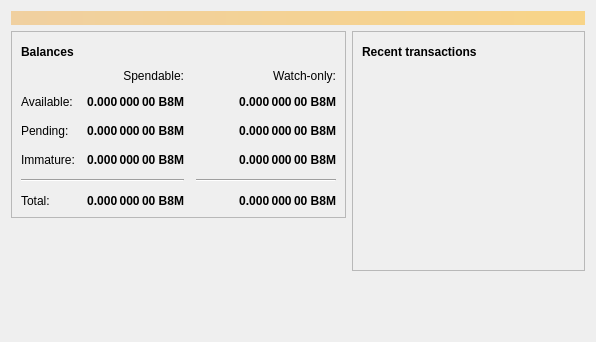
<?xml version="1.0" encoding="UTF-8"?>
<ui version="4.0">
 <class>OverviewPage</class>
 <widget class="QWidget" name="OverviewPage">
  <property name="geometry">
   <rect>
    <x>0</x>
    <y>0</y>
    <width>596</width>
    <height>342</height>
   </rect>
  </property>
  <property name="windowTitle">
   <string>Form</string>
  </property>
  <layout class="QVBoxLayout" name="topLayout">
   <item>
    <widget class="QLabel" name="labelAlerts">
     <property name="visible">
      <bool>false</bool>
     </property>
     <property name="styleSheet">
      <string notr="true">background-color: qlineargradient(x1: 0, y1: 0, x2: 1, y2: 0, stop:0 #F0D0A0, stop:1 #F8D488); color:#000000;</string>
     </property>
     <property name="wordWrap">
      <bool>true</bool>
     </property>
     <property name="margin">
      <number>3</number>
     </property>
    </widget>
   </item>
   <item>
    <layout class="QHBoxLayout" name="horizontalLayout" stretch="1,1">
     <item>
      <layout class="QVBoxLayout" name="verticalLayout_2">
       <item>
        <widget class="QFrame" name="frame">
         <property name="frameShape">
          <enum>QFrame::StyledPanel</enum>
         </property>
         <property name="frameShadow">
          <enum>QFrame::Raised</enum>
         </property>
         <layout class="QVBoxLayout" name="verticalLayout_4">
          <item>
           <layout class="QHBoxLayout" name="horizontalLayout_4">
            <item>
             <widget class="QLabel" name="label_5">
              <property name="font">
               <font>
                <weight>75</weight>
                <bold>true</bold>
               </font>
              </property>
              <property name="text">
               <string>Balances</string>
              </property>
             </widget>
            </item>
            <item>
             <widget class="QPushButton" name="labelWalletStatus">
              <property name="enabled">
               <bool>false</bool>
              </property>
              <property name="maximumSize">
               <size>
                <width>30</width>
                <height>16777215</height>
               </size>
              </property>
              <property name="toolTip">
               <string>The displayed information may be out of date. Your wallet automatically synchronizes with the Bitcoin8m network after a connection is established, but this process has not completed yet.</string>
              </property>
              <property name="text">
               <string/>
              </property>
              <property name="icon">
               <iconset resource="../bitcoin8m.qrc">
                <normaloff>:/icons/warning</normaloff>
                <disabledoff>:/icons/warning</disabledoff>:/icons/warning</iconset>
              </property>
              <property name="iconSize">
               <size>
                <width>24</width>
                <height>24</height>
               </size>
              </property>
              <property name="flat">
               <bool>true</bool>
              </property>
             </widget>
            </item>
            <item>
             <spacer name="horizontalSpacer_3">
              <property name="orientation">
               <enum>Qt::Horizontal</enum>
              </property>
              <property name="sizeHint" stdset="0">
               <size>
                <width>40</width>
                <height>20</height>
               </size>
              </property>
             </spacer>
            </item>
           </layout>
          </item>
          <item>
           <layout class="QGridLayout" name="gridLayout">
            <property name="spacing">
             <number>12</number>
            </property>
            <item row="2" column="2">
             <widget class="QLabel" name="labelWatchPending">
              <property name="font">
               <font>
                <weight>75</weight>
                <bold>true</bold>
               </font>
              </property>
              <property name="cursor">
               <cursorShape>IBeamCursor</cursorShape>
              </property>
              <property name="toolTip">
               <string>Unconfirmed transactions to watch-only addresses</string>
              </property>
              <property name="text">
               <string notr="true">0.000 000 00 B8M</string>
              </property>
              <property name="alignment">
               <set>Qt::AlignRight|Qt::AlignTrailing|Qt::AlignVCenter</set>
              </property>
              <property name="textInteractionFlags">
               <set>Qt::LinksAccessibleByMouse|Qt::TextSelectableByKeyboard|Qt::TextSelectableByMouse</set>
              </property>
             </widget>
            </item>
            <item row="2" column="1">
             <widget class="QLabel" name="labelUnconfirmed">
              <property name="font">
               <font>
                <weight>75</weight>
                <bold>true</bold>
               </font>
              </property>
              <property name="cursor">
               <cursorShape>IBeamCursor</cursorShape>
              </property>
              <property name="toolTip">
               <string>Total of transactions that have yet to be confirmed, and do not yet count toward the spendable balance</string>
              </property>
              <property name="text">
               <string notr="true">0.000 000 00 B8M</string>
              </property>
              <property name="alignment">
               <set>Qt::AlignRight|Qt::AlignTrailing|Qt::AlignVCenter</set>
              </property>
              <property name="textInteractionFlags">
               <set>Qt::LinksAccessibleByMouse|Qt::TextSelectableByKeyboard|Qt::TextSelectableByMouse</set>
              </property>
             </widget>
            </item>
            <item row="3" column="2">
             <widget class="QLabel" name="labelWatchImmature">
              <property name="font">
               <font>
                <weight>75</weight>
                <bold>true</bold>
               </font>
              </property>
              <property name="cursor">
               <cursorShape>IBeamCursor</cursorShape>
              </property>
              <property name="toolTip">
               <string>Mined balance in watch-only addresses that has not yet matured</string>
              </property>
              <property name="text">
               <string notr="true">0.000 000 00 B8M</string>
              </property>
              <property name="alignment">
               <set>Qt::AlignRight|Qt::AlignTrailing|Qt::AlignVCenter</set>
              </property>
              <property name="textInteractionFlags">
               <set>Qt::LinksAccessibleByMouse|Qt::TextSelectableByKeyboard|Qt::TextSelectableByMouse</set>
              </property>
             </widget>
            </item>
            <item row="4" column="0" colspan="2">
             <widget class="Line" name="line">
              <property name="orientation">
               <enum>Qt::Horizontal</enum>
              </property>
             </widget>
            </item>
            <item row="4" column="2">
             <widget class="Line" name="lineWatchBalance">
              <property name="sizePolicy">
               <sizepolicy hsizetype="Preferred" vsizetype="Fixed">
                <horstretch>0</horstretch>
                <verstretch>0</verstretch>
               </sizepolicy>
              </property>
              <property name="minimumSize">
               <size>
                <width>140</width>
                <height>0</height>
               </size>
              </property>
              <property name="orientation">
               <enum>Qt::Horizontal</enum>
              </property>
             </widget>
            </item>
            <item row="5" column="0">
             <widget class="QLabel" name="labelTotalText">
              <property name="text">
               <string>Total:</string>
              </property>
             </widget>
            </item>
            <item row="3" column="1">
             <widget class="QLabel" name="labelImmature">
              <property name="font">
               <font>
                <weight>75</weight>
                <bold>true</bold>
               </font>
              </property>
              <property name="cursor">
               <cursorShape>IBeamCursor</cursorShape>
              </property>
              <property name="toolTip">
               <string>Mined balance that has not yet matured</string>
              </property>
              <property name="text">
               <string notr="true">0.000 000 00 B8M</string>
              </property>
              <property name="alignment">
               <set>Qt::AlignRight|Qt::AlignTrailing|Qt::AlignVCenter</set>
              </property>
              <property name="textInteractionFlags">
               <set>Qt::LinksAccessibleByMouse|Qt::TextSelectableByKeyboard|Qt::TextSelectableByMouse</set>
              </property>
             </widget>
            </item>
            <item row="2" column="3">
             <spacer name="horizontalSpacer_2">
              <property name="orientation">
               <enum>Qt::Horizontal</enum>
              </property>
              <property name="sizeHint" stdset="0">
               <size>
                <width>40</width>
                <height>20</height>
               </size>
              </property>
             </spacer>
            </item>
            <item row="3" column="0">
             <widget class="QLabel" name="labelImmatureText">
              <property name="text">
               <string>Immature:</string>
              </property>
             </widget>
            </item>
            <item row="5" column="1">
             <widget class="QLabel" name="labelTotal">
              <property name="font">
               <font>
                <weight>75</weight>
                <bold>true</bold>
               </font>
              </property>
              <property name="cursor">
               <cursorShape>IBeamCursor</cursorShape>
              </property>
              <property name="toolTip">
               <string>Your current total balance</string>
              </property>
              <property name="text">
               <string notr="true">0.000 000 00 B8M</string>
              </property>
              <property name="alignment">
               <set>Qt::AlignRight|Qt::AlignTrailing|Qt::AlignVCenter</set>
              </property>
              <property name="textInteractionFlags">
               <set>Qt::LinksAccessibleByMouse|Qt::TextSelectableByKeyboard|Qt::TextSelectableByMouse</set>
              </property>
             </widget>
            </item>
            <item row="5" column="2">
             <widget class="QLabel" name="labelWatchTotal">
              <property name="font">
               <font>
                <weight>75</weight>
                <bold>true</bold>
               </font>
              </property>
              <property name="cursor">
               <cursorShape>IBeamCursor</cursorShape>
              </property>
              <property name="toolTip">
               <string>Current total balance in watch-only addresses</string>
              </property>
              <property name="text">
               <string notr="true">0.000 000 00 B8M</string>
              </property>
              <property name="alignment">
               <set>Qt::AlignRight|Qt::AlignTrailing|Qt::AlignVCenter</set>
              </property>
              <property name="textInteractionFlags">
               <set>Qt::LinksAccessibleByMouse|Qt::TextSelectableByKeyboard|Qt::TextSelectableByMouse</set>
              </property>
             </widget>
            </item>
            <item row="0" column="2">
             <widget class="QLabel" name="labelWatchonly">
              <property name="text">
               <string>Watch-only:</string>
              </property>
              <property name="alignment">
               <set>Qt::AlignRight|Qt::AlignTrailing|Qt::AlignVCenter</set>
              </property>
             </widget>
            </item>
            <item row="1" column="0">
             <widget class="QLabel" name="labelBalanceText">
              <property name="text">
               <string>Available:</string>
              </property>
             </widget>
            </item>
            <item row="1" column="1">
             <widget class="QLabel" name="labelBalance">
              <property name="font">
               <font>
                <weight>75</weight>
                <bold>true</bold>
               </font>
              </property>
              <property name="cursor">
               <cursorShape>IBeamCursor</cursorShape>
              </property>
              <property name="toolTip">
               <string>Your current spendable balance</string>
              </property>
              <property name="text">
               <string notr="true">0.000 000 00 B8M</string>
              </property>
              <property name="alignment">
               <set>Qt::AlignRight|Qt::AlignTrailing|Qt::AlignVCenter</set>
              </property>
              <property name="textInteractionFlags">
               <set>Qt::LinksAccessibleByMouse|Qt::TextSelectableByKeyboard|Qt::TextSelectableByMouse</set>
              </property>
             </widget>
            </item>
            <item row="1" column="2">
             <widget class="QLabel" name="labelWatchAvailable">
              <property name="font">
               <font>
                <weight>75</weight>
                <bold>true</bold>
               </font>
              </property>
              <property name="cursor">
               <cursorShape>IBeamCursor</cursorShape>
              </property>
              <property name="toolTip">
               <string>Your current balance in watch-only addresses</string>
              </property>
              <property name="text">
               <string notr="true">0.000 000 00 B8M</string>
              </property>
              <property name="alignment">
               <set>Qt::AlignRight|Qt::AlignTrailing|Qt::AlignVCenter</set>
              </property>
              <property name="textInteractionFlags">
               <set>Qt::LinksAccessibleByMouse|Qt::TextSelectableByKeyboard|Qt::TextSelectableByMouse</set>
              </property>
             </widget>
            </item>
            <item row="2" column="0">
             <widget class="QLabel" name="labelPendingText">
              <property name="text">
               <string>Pending:</string>
              </property>
             </widget>
            </item>
            <item row="0" column="1">
             <widget class="QLabel" name="labelSpendable">
              <property name="text">
               <string>Spendable:</string>
              </property>
              <property name="alignment">
               <set>Qt::AlignRight|Qt::AlignTrailing|Qt::AlignVCenter</set>
              </property>
             </widget>
            </item>
           </layout>
          </item>
         </layout>
        </widget>
       </item>
       <item>
        <spacer name="verticalSpacer">
         <property name="orientation">
          <enum>Qt::Vertical</enum>
         </property>
         <property name="sizeHint" stdset="0">
          <size>
           <width>20</width>
           <height>40</height>
          </size>
         </property>
        </spacer>
       </item>
      </layout>
     </item>
     <item>
      <layout class="QVBoxLayout" name="verticalLayout_3">
       <item>
        <widget class="QFrame" name="frame_2">
         <property name="frameShape">
          <enum>QFrame::StyledPanel</enum>
         </property>
         <property name="frameShadow">
          <enum>QFrame::Raised</enum>
         </property>
         <layout class="QVBoxLayout" name="verticalLayout">
          <item>
           <layout class="QHBoxLayout" name="horizontalLayout_2">
            <item>
             <widget class="QLabel" name="label_4">
              <property name="font">
               <font>
                <weight>75</weight>
                <bold>true</bold>
               </font>
              </property>
              <property name="text">
               <string>Recent transactions</string>
              </property>
             </widget>
            </item>
            <item>
             <widget class="QPushButton" name="labelTransactionsStatus">
              <property name="enabled">
               <bool>false</bool>
              </property>
              <property name="maximumSize">
               <size>
                <width>30</width>
                <height>16777215</height>
               </size>
              </property>
              <property name="toolTip">
               <string>The displayed information may be out of date. Your wallet automatically synchronizes with the Bitcoin8m network after a connection is established, but this process has not completed yet.</string>
              </property>
              <property name="text">
               <string/>
              </property>
              <property name="icon">
               <iconset resource="../bitcoin8m.qrc">
                <normaloff>:/icons/warning</normaloff>
                <disabledoff>:/icons/warning</disabledoff>:/icons/warning</iconset>
              </property>
              <property name="iconSize">
               <size>
                <width>24</width>
                <height>24</height>
               </size>
              </property>
              <property name="flat">
               <bool>true</bool>
              </property>
             </widget>
            </item>
            <item>
             <spacer name="horizontalSpacer">
              <property name="orientation">
               <enum>Qt::Horizontal</enum>
              </property>
              <property name="sizeHint" stdset="0">
               <size>
                <width>40</width>
                <height>20</height>
               </size>
              </property>
             </spacer>
            </item>
           </layout>
          </item>
          <item>
           <widget class="QListView" name="listTransactions">
            <property name="styleSheet">
             <string notr="true">QListView { background: transparent; }</string>
            </property>
            <property name="frameShape">
             <enum>QFrame::NoFrame</enum>
            </property>
            <property name="verticalScrollBarPolicy">
             <enum>Qt::ScrollBarAlwaysOff</enum>
            </property>
            <property name="horizontalScrollBarPolicy">
             <enum>Qt::ScrollBarAlwaysOff</enum>
            </property>
            <property name="selectionMode">
             <enum>QAbstractItemView::NoSelection</enum>
            </property>
           </widget>
          </item>
         </layout>
        </widget>
       </item>
       <item>
        <spacer name="verticalSpacer_2">
         <property name="orientation">
          <enum>Qt::Vertical</enum>
         </property>
         <property name="sizeHint" stdset="0">
          <size>
           <width>20</width>
           <height>40</height>
          </size>
         </property>
        </spacer>
       </item>
      </layout>
     </item>
    </layout>
   </item>
  </layout>
 </widget>
 <resources/>
 <connections/>
</ui>
